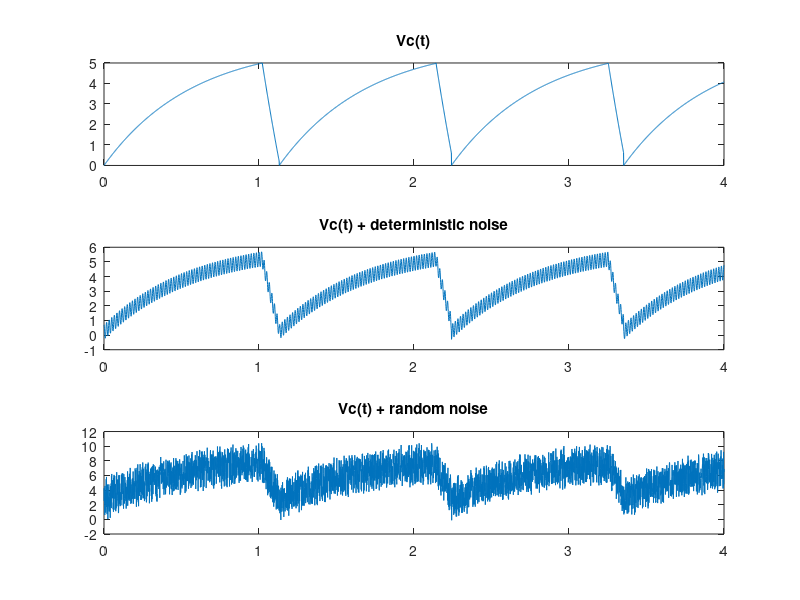
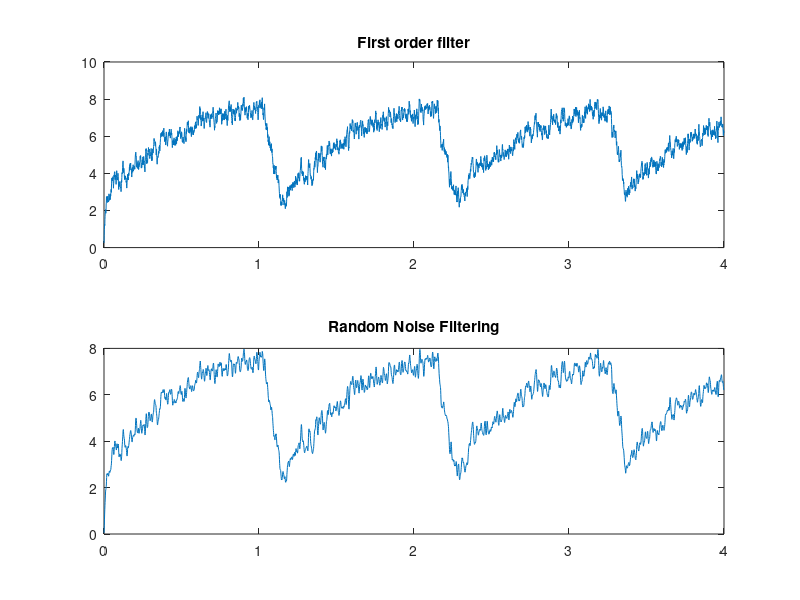
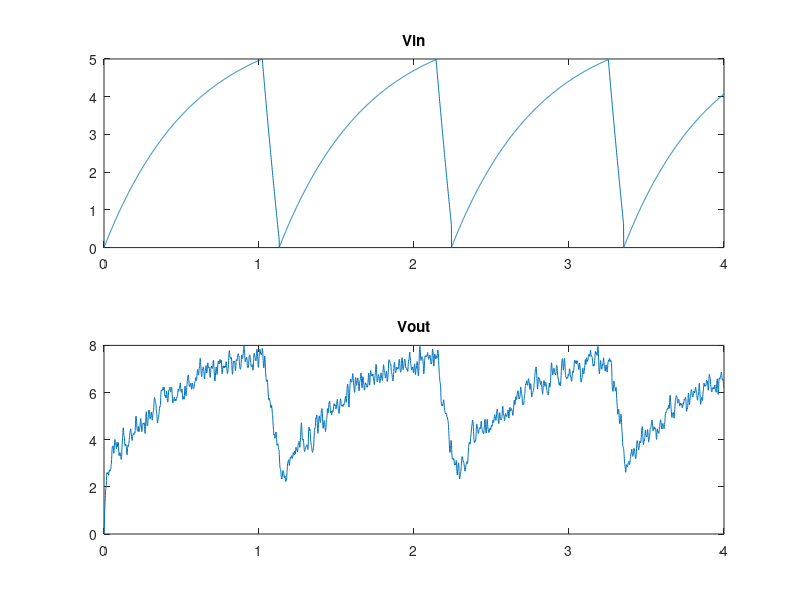

Recreate these plots in MATLAB, in order.
%Brian McIlwian
%Matlab final project

function [] = matlab_project()
% Declare vars, get user input
t = 0:.001:4;
V = Vc(t);
len = length(V);
A = input('Please enter amplitude of the noise: ');
n = input('Please enter the value of random noise filter n: ');
%wc = input('Please enter the value of deterministic noise filter wc: ');

% A = .4;
% n = 150;
wc = 2*pi*17;

% Plot Vc(t)
figure
Vorig = V;
subplot(3,1,1)
plot(t,V);
title('Vc(t)');

% Add deterministic noise
V = V + 0.5*cos(2*pi*60*t) + 0.2*cos(2*pi*100000*t);
subplot(3,1,2)
plot(t,V);
title('Vc(t) + deterministic noise');

% Add random noise
V = V + randomNoise(1,len,A);
subplot(3,1,3)
plot(t,V);
title('Vc(t) + random noise');

% Filter function H(s)
num = 1/10;
den = [1 wc];

% First order filter h(t)
[r,p]=residue(num,den);
ht=r(1,1).*exp(p(1,1).*t);
Vf = conv(ht,V);
V(1:len) = Vf(1:len);
figure
subplot(2,1,1)
plot(t,V);
title('First order filter');

% Average filter
Vn = conv(randFilter(n),V);
V(1:len) = Vn(1:len);
subplot(2,1,2)
plot(t,V);
title('Random Noise Filtering');

%Comparison
figure
subplot(2,1,1)
plot(t,Vorig);
title('Vin')
subplot(2,1,2)
plot(t,V);
title('Vout')
end

function y = randFilter(n)
y = (1/n)*ones(1,n);
end

function y = randomNoise(m,n,A)
y = A*rand(m,n);
end

function y = Vc(t)
y(0<=t&t<1.021) = 6 - 6*exp((-1*t(0<=t&t<=1.021))/.57);
y(1.021<=t&t<1.1303) = -22.5 + 27.5*exp((-1*(t(1.021<=t&t<1.1303)-1.021))/.57);
y(1.1303<=t&t<2.142) = 6 - 6*exp((-1*(t(1.1303<=t&t<2.142)-1.1303))/.57);
y(2.142<=t&t<2.2413) = -22.5 + 27.5*exp((-1*(t(2.142<=t&t<2.2413)-2.142))/.57);
y(2.2413<=t&t<3.2533) = 6 - 6*exp((-1*(t(2.2413<=t&t<3.2533)-2.2413))/.57);
y(3.2533<=t&t<3.3526) = -22.5 + 27.5*exp((-1*(t(3.2533<=t&t<3.3526)-3.2533))/.57);
y(3.3526<=t&t<4.3546) = 6 - 6*exp((-1*(t(3.3526<=t&t<4.3546)-3.3526))/.57);
y(t>=4.3546) = 0;
end
